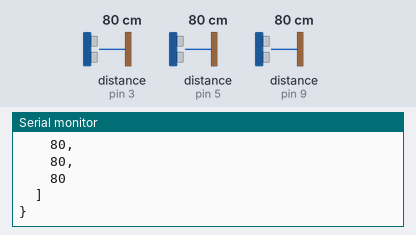
This sketch was run on a simulated Arduino Uno, built with avr-gcc and run on an emulated ATmega328P. Shown: the last lines printed to the serial monitor. Wiring (inferred from the names in the program): 3 × ultrasonic range finder: trigger pin 2, echo pin 3 / trigger pin 4, echo pin 5 / trigger pin 8, echo pin 9. Inputs (shaded band) come from the test bench; at power-on: distance to the obstacle (sensors on pin 3, pin 5, pin 9) 80 cm. The echo pulse lasts 58.3 µs per cm.

Above: at 2.8 s.
2.9 s: distance to the obstacle (sensor on pin 3) set to 2 cm
5.6 s: distance to the obstacle (sensor on pin 5) set to 2 cm
8.3 s: distance to the obstacle (sensor on pin 9) set to 2 cm
At 10.8 s:
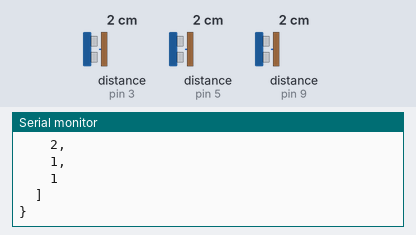
11.0 s: distance to the obstacle (sensor on pin 3) set to 4 cm
13.7 s: distance to the obstacle (sensor on pin 5) set to 4 cm
16.4 s: distance to the obstacle (sensor on pin 9) set to 4 cm
At 19.0 s:
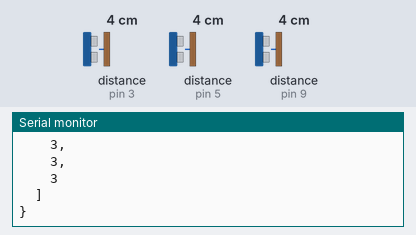
Timing chart, 0 to 20.1 s (numbered marks = the images above; inputs shaded):
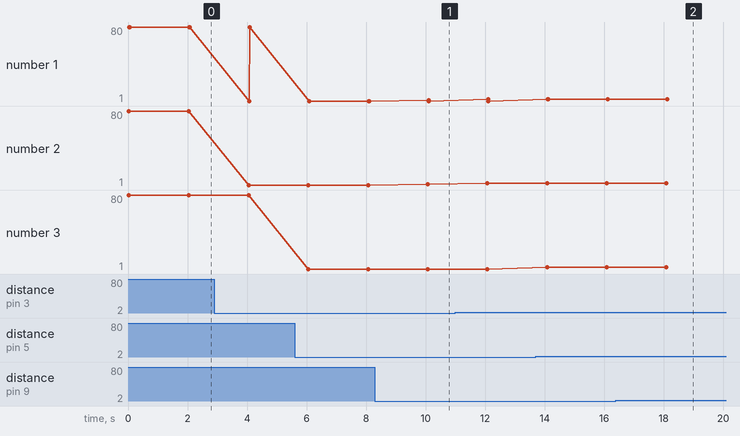

The sketch:

three_ultraJson.ino
```cpp
#include <ArduinoJson.h> // JSON 통신을 위한 헤더 포함

int trig1 = 2;
int echo1 =  3;

int trig2= 4;
int echo2 = 5;

int trig3 = 8;
int echo3 =  9;

long duration1, distance1, duration2,distance2, duration3,distance3;

char msg[50];//ultra json serial

void ultra_Json(float distance1,float distance2,float distance3){
  StaticJsonDocument<200> doc;  //JSON변환에 필요한 버퍼 선언, 용량 200 설정
  JsonArray ultra = doc.createNestedArray("ultra");
  ultra.add(distance1);
  ultra.add(distance2);
  ultra.add(distance3);

  serializeJson(ultra, Serial);
  Serial.println();
  serializeJsonPretty(doc,Serial);
}


void setup() {
   //시리얼 통신을 설정(전송속도 9600bps)
  Serial.begin(9600);
  while (!Serial) continue;

  //초음파 송신부-> OUTPUT, 초음파 수신부 -> INPUT
  pinMode(trig1,OUTPUT);
  pinMode(echo1,INPUT);
  pinMode(trig2,OUTPUT);
  pinMode(echo2,INPUT);
  pinMode(trig3,OUTPUT);
  pinMode(echo3,INPUT);

}

void loop() {

  digitalWrite(trig1,LOW);
  delayMicroseconds(2);
  digitalWrite(trig1,HIGH);
  delayMicroseconds(5);
  digitalWrite(trig1,LOW);
  duration1= pulseIn(echo1, HIGH);

  digitalWrite(trig2,LOW);
  delayMicroseconds(2);
  digitalWrite(trig2,HIGH);
  delayMicroseconds(5);
  digitalWrite(trig2,LOW);
  duration2= pulseIn(echo2, HIGH);

  digitalWrite(trig3,LOW);
  delayMicroseconds(2);
  digitalWrite(trig3,HIGH);
  delayMicroseconds(5);
  digitalWrite(trig3,LOW);
  duration3= pulseIn(echo3, HIGH);

  //초음파는 29마이크로초 당 1센치를 이동
  //초음파의 이동 거리 = duration(왕복에 걸린시간) / 29 / 2
  distance1 = (duration1/2)/29;
  distance2 = (duration2/2)/29;
  distance3 = (duration3/2)/29;

  ultra_Json(distance1, distance2, distance3);

  delay(2000);
}
```

Measured:
- after the input at 8.3 s, the serial monitor: prints a new line after 1.8 s (image 1)
- after the input at 16.4 s, the serial monitor: prints a new line after 1.7 s (image 2)
- plotted number 2: 80 → 1 after the input at 2.9 s, 2 → 3 after the input at 11.0 s
